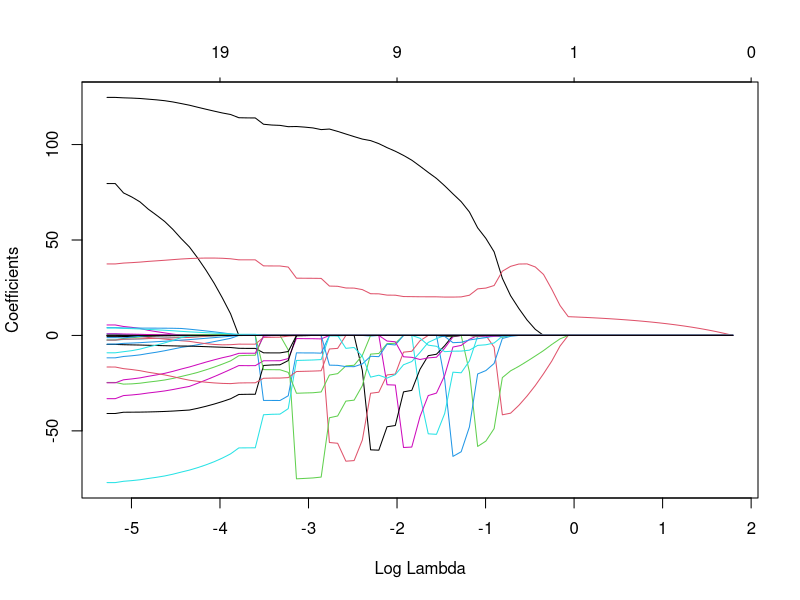
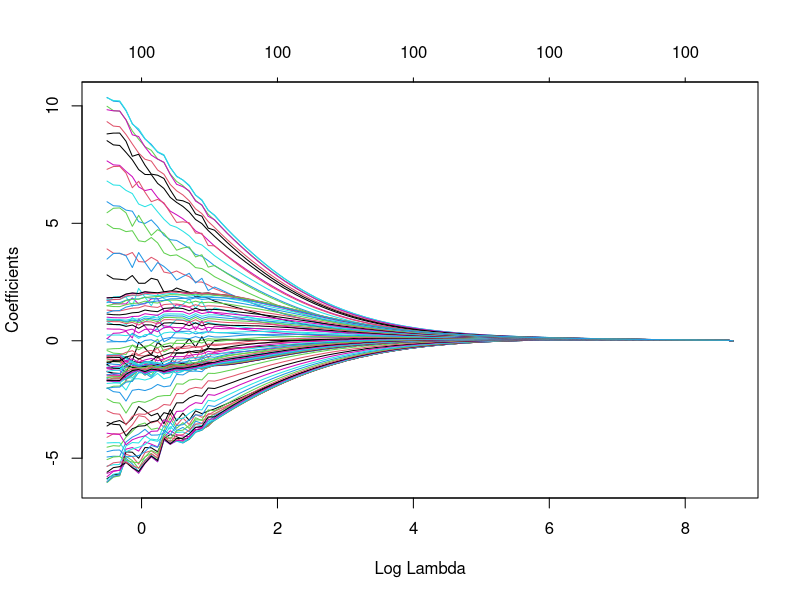
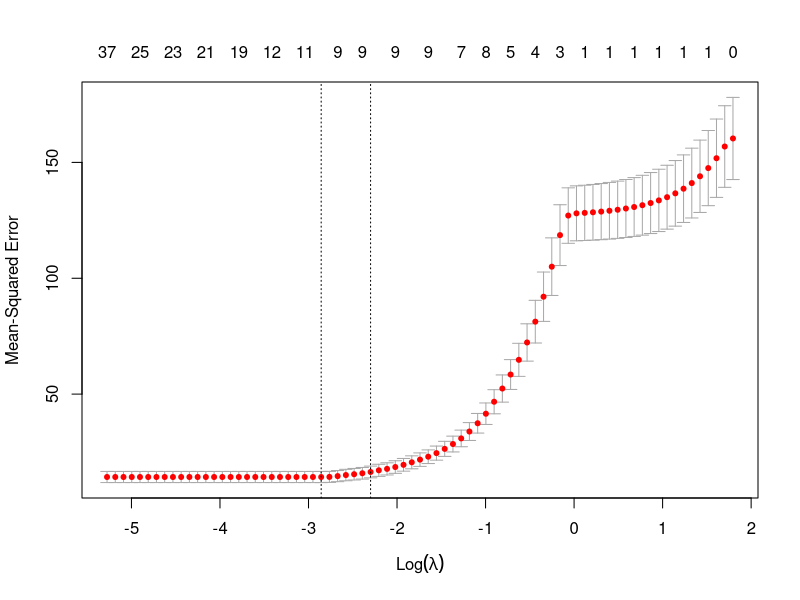
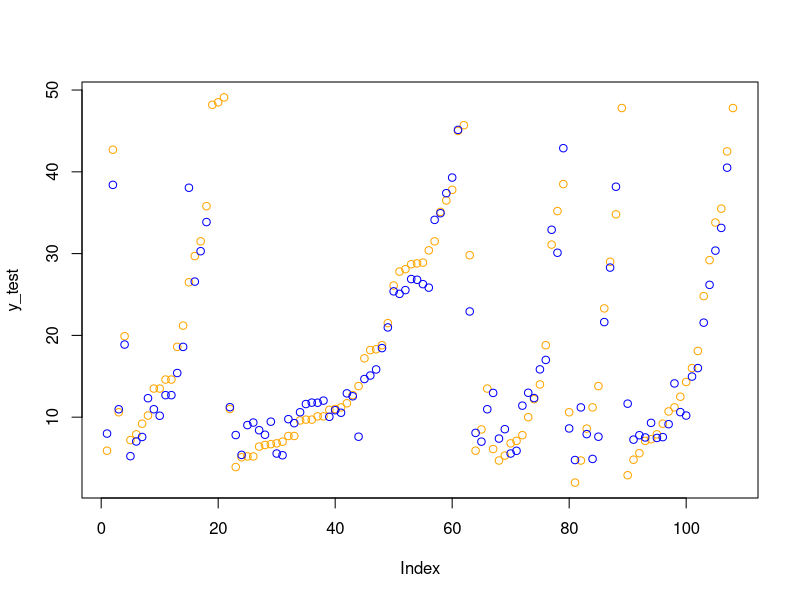

Write R code to recreate these figures, in order.
##################################
#         LAB 2 Assignment 1     #
##################################
library(glmnet)
library(dplyr)
library(tidyr)


#Divide data randomly into train and test (50/50) by using the codes from the lectures
tecator = read.csv("tecator.csv")
n = dim(tecator)[1]
set.seed(12345)
#split data
id = sample (1:n, floor(n*0.5)) #id = 50% 
train = tecator[id,] #train 50% 
test = tecator[-id,] #test 50%

#########
#   1   #
#########
#Assume that fat can be modeled as a linear regression in which absorbance characteristics
#(Channels) are used as features. Report the underlying probabilistic model, fit the linear
#regression to the training data and estimate the training and test errors. 
#Comment on the quality of fit and prediction and therefore on the quality of the model

#train:
train_df = as.data.frame(train)
train_LM = lm(Fat~. -Sample -Protein -Moisture -Fat, data=train_df) 
pred_train=predict(train_LM,train_df) #predicted values from LM
MSE_train = mean((train_df$Fat-pred_train)^2)#mean square error between predicted values and data values
MSE_train

#test:
test_df = as.data.frame(test)
pred_test=predict(train_LM,test_df) #predicted values from LM
MSE_test = mean((test_df$Fat-pred_test)^2)#mean square error between predicted values and data values
MSE_test
#comment: large MSE --> lm is probably not optimal for the data

#########
#   2   #
#########
#Assume now that fat can be modeled as a LASSO regression in which all Channels are used as features. 
#Report the cost function that should be optimized in this scenario

#comment: in report (function from lecture)

#########
#   3   #
#########
#Fit the LASSO regression model to the training data. Present a plot illustrating how the regression
#coefficients depend on the log of penalty factor (log lambda) and interpret this plot. 
#What value of the penalty factor can be chosen if we want to select a model with only three features?
y = train_df$Fat #select values from fat column
x=as.matrix(train_df[c(2:101)]) #features channel 1:100
lasso=glmnet(x, y,family="gaussian",alpha=1)
plot(lasso, xvar = "lambda")
#-0.5<lambda <0

#########
#   4   #
#########
#Repeat step 3 but fit Ridge instead of LASSO regression and compare the plots from steps 3 and 4. 
#Conclusions? 
ridge=glmnet(x, y,family="gaussian",alpha=0)
plot(ridge, xvar = "lambda")
#comment: coef --> 0 simultaneously

#########
#   5   #
#########
#Use cross-validation with default number of folds to compute the optimal LASSO model. 
#Present a plot showing the dependence of the CV score on log lambda and comment how the CV score changes with log lambda. 
#Report the optimal lambda and how many variables were chosen in this model
#Does the information displayed in the plot suggest that the optimal lambda value results in statistically
#significantly better prediction than log lambda = -4?
#Finally, create a scatter plot of the original test versus predicted test values for the model corresponding
#to optimal lambda and comment whether the model predictions are good. 
lasso_crossvalidation=cv.glmnet(x, y,family="gaussian",alpha=1)
plot(lasso_crossvalidation) #plot of CV score
log(lasso_crossvalidation$lambda.min) #optimnal penalty factor
lasso_optimal=glmnet(x, y,family="gaussian",alpha=1, lambda=lasso_crossvalidation$lambda.min) #optimal lasso function
coef(lasso_optimal)#8 coeff
#comment: smaller log lambda --> smaller MSE but difference is not significant (in CI) 
y_test = test_df$Fat #select values from fat column
x_test=as.matrix(test_df[c(2:101)])   #features 
y_test_lasso = predict(lasso_optimal,x_test) #using features from test data to predict y using lasso model

plot(y_test,col = "orange")
points( y_test_lasso, col = "blue")







